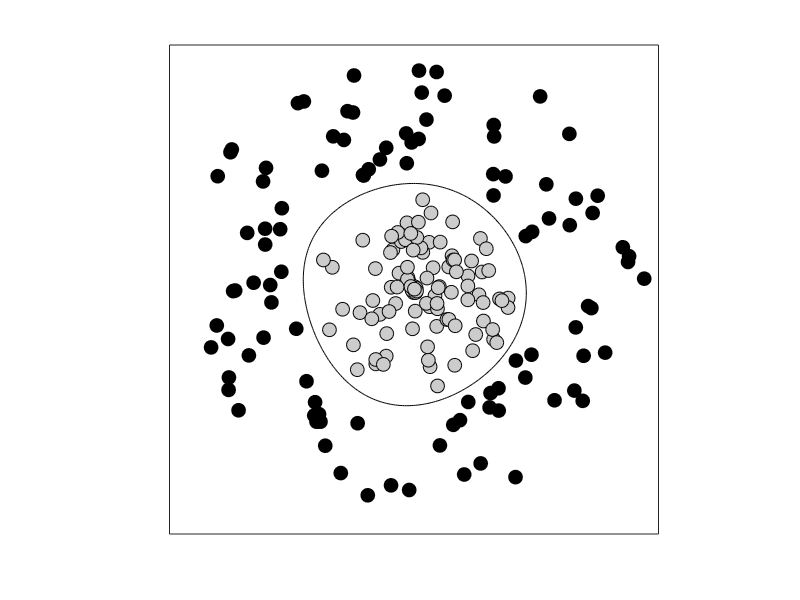

Reproduce this figure in MATLAB.
clear;
close all;
%% create test data
N = 100;
rng(1);%fix seed
alpha = 0.9;
R1 = rand(N,1)*alpha;
R2 = rand(N,1)+1+(1-alpha);
theta1 = 2*pi*rand(N,1);
theta2 = 2*pi*rand(N,1);
X1 = [R1.*cos(theta1) R1.*sin(theta1)];
X2 = [R2.*cos(theta2) R2.*sin(theta2)];
Y1 = repmat({'1'},N,1);
Y2 = repmat({'2'},N,1);
X = [X1;X2];
Y = [Y1;Y2];
%% SVM
mdl = fitcsvm(X,Y,'BoxConstraint',Inf,'KernelFunction','rbf');% hard margin
% Predict scores over the grid
d = 0.02;
[x1Grid,x2Grid] = meshgrid(min(X(:,1)):d:max(X(:,1)),...
    min(X(:,2)):d:max(X(:,2)));
xGrid = [x1Grid(:),x2Grid(:)];
[~,scores] = predict(mdl,xGrid);
%% plot
clr = 0.8*[1 1 1];
mkr_sz = 10;
h1 = plot(X1(:,1),X1(:,2),'o');
hold on 
h2 = plot(X2(:,1),X2(:,2),'o');
set(h1,'markersize',mkr_sz,'markerEdgeColor','k','markerFaceColor',clr)
set(h2,'MarkerFaceColor','k','markerEdgeColor','k','markersize',mkr_sz)
hc = contour(x1Grid,x2Grid,reshape(scores(:,2),size(x1Grid)),[0 0],'k');
axis square
set(gca,'xlim',[-2.2 2.2],'ylim',[-2.2 2.2],...
     'xtick',[],'ytick',[],'fontsize',18)